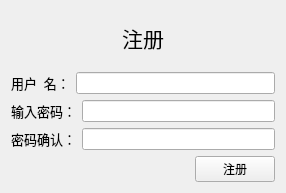
<?xml version="1.0" encoding="UTF-8"?>
<ui version="4.0">
 <class>RegistWidget</class>
 <widget class="QWidget" name="RegistWidget">
  <property name="geometry">
   <rect>
    <x>0</x>
    <y>0</y>
    <width>286</width>
    <height>193</height>
   </rect>
  </property>
  <property name="windowTitle">
   <string>注册</string>
  </property>
  <layout class="QHBoxLayout" name="horizontalLayout_6">
   <item>
    <layout class="QVBoxLayout" name="verticalLayout">
     <item>
      <layout class="QHBoxLayout" name="horizontalLayout_5">
       <item>
        <spacer name="horizontalSpacer_2">
         <property name="orientation">
          <enum>Qt::Horizontal</enum>
         </property>
         <property name="sizeHint" stdset="0">
          <size>
           <width>40</width>
           <height>20</height>
          </size>
         </property>
        </spacer>
       </item>
       <item>
        <widget class="QLabel" name="label">
         <property name="text">
          <string>&lt;html&gt;&lt;head/&gt;&lt;body&gt;&lt;p align=&quot;center&quot;&gt;&lt;span style=&quot; font-size:16pt;&quot;&gt;注册&lt;/span&gt;&lt;/p&gt;&lt;/body&gt;&lt;/html&gt;</string>
         </property>
        </widget>
       </item>
       <item>
        <spacer name="horizontalSpacer_3">
         <property name="orientation">
          <enum>Qt::Horizontal</enum>
         </property>
         <property name="sizeHint" stdset="0">
          <size>
           <width>40</width>
           <height>20</height>
          </size>
         </property>
        </spacer>
       </item>
      </layout>
     </item>
     <item>
      <layout class="QHBoxLayout" name="horizontalLayout_4">
       <item>
        <widget class="QLabel" name="label_2">
         <property name="font">
          <font>
           <family>黑体</family>
           <pointsize>10</pointsize>
          </font>
         </property>
         <property name="text">
          <string>用户  名：</string>
         </property>
        </widget>
       </item>
       <item>
        <widget class="QLineEdit" name="lineName"/>
       </item>
      </layout>
     </item>
     <item>
      <layout class="QHBoxLayout" name="horizontalLayout_3">
       <item>
        <widget class="QLabel" name="label_3">
         <property name="font">
          <font>
           <family>黑体</family>
           <pointsize>10</pointsize>
          </font>
         </property>
         <property name="text">
          <string>输入密码：</string>
         </property>
        </widget>
       </item>
       <item>
        <widget class="QLineEdit" name="linePwd"/>
       </item>
      </layout>
     </item>
     <item>
      <layout class="QHBoxLayout" name="horizontalLayout_2">
       <item>
        <widget class="QLabel" name="label_4">
         <property name="font">
          <font>
           <family>黑体</family>
           <pointsize>10</pointsize>
          </font>
         </property>
         <property name="text">
          <string>密码确认：</string>
         </property>
        </widget>
       </item>
       <item>
        <widget class="QLineEdit" name="linePwdConfirm"/>
       </item>
      </layout>
     </item>
     <item>
      <layout class="QHBoxLayout" name="horizontalLayout">
       <item>
        <spacer name="horizontalSpacer">
         <property name="orientation">
          <enum>Qt::Horizontal</enum>
         </property>
         <property name="sizeHint" stdset="0">
          <size>
           <width>40</width>
           <height>20</height>
          </size>
         </property>
        </spacer>
       </item>
       <item>
        <widget class="QPushButton" name="pb_regist">
         <property name="text">
          <string>注册</string>
         </property>
        </widget>
       </item>
      </layout>
     </item>
    </layout>
   </item>
  </layout>
 </widget>
 <resources/>
 <connections/>
</ui>
